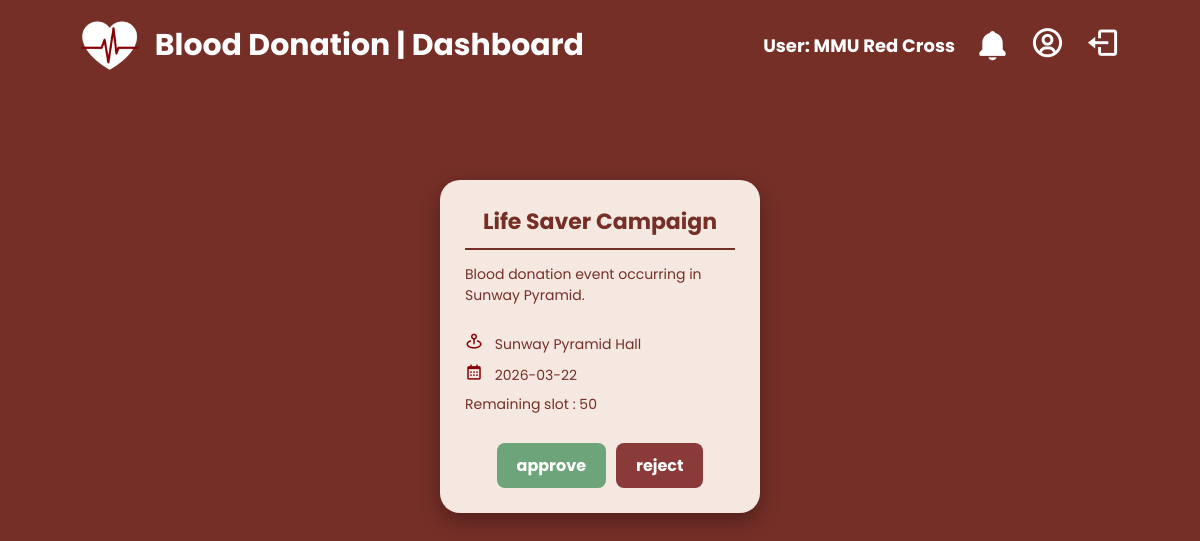
Screenshot of /admin_approval (signed in) with the database file from the repository.
### tables this page shows
CREATE TABLE DonationEvent (
    eventID VARCHAR(20) NOT NULL,
    eventName VARCHAR(100) NOT NULL,
    eventDate DATE NOT NULL,
    eventLocation VARCHAR(20) NOT NULL,
    description VARCHAR(50) NOT NULL,
    userID VARCHAR(20) NOT NULL, -- Links to EventOrganiser 
    availableSlots INT NOT NULL,
    status VARCHAR(15) NOT NULL, -- Pending, Approved, Rejected 
    PRIMARY KEY (eventID),
    FOREIGN KEY (userID) REFERENCES EventOrganiser(userID)
);

### app.py (the view)
@app.route("/admin_approval")
def admin_approval():
    conn = sqlite3.connect("database.db")
    conn.row_factory = sqlite3.Row
    cur = conn.cursor()
    cur.execute("SELECT * FROM DonationEvent WHERE status='Pending'")
    events = cur.fetchall()
    conn.close()
    return render_template(
        "admin_approval.html",
        events=events
    )

### templates/admin_approval.html (shortened to what this page needs)
<!DOCTYPE html>
<html lang="en">
<head>
    <link href='https://unpkg.com/boxicons@2.1.4/css/boxicons.min.css' rel='stylesheet'>
</head>
<body>
    <div class="navbar">
        <div class="navbar-header">
            <img src="/static/logo-heart.png" class="logo-img">
            <a href="{{ url_for('admin_dashboard') }}">Blood Donation | Dashboard</a>
        </div>
        <div class="right-nav">
            <h1>User: {{ session['username'] }}</h1>
            <i class='bx bxs-bell' onclick="toggleNotif()"></i>
            <a href="#"><i class='bx bx-user-circle' style="color:white"></i></a>
            <a href="{{ url_for('login') }}"><i class='bx bx-log-out' style="color:white"></i></a>
        </div>
    </div>
    <div class="main-content">
        <div class="event-container">
            {% for event in events %}
            <div class="event-card">
                <div class="card-top">
                    <h2>{{ event.eventName }}</h2>
                    <div class="line"></div>
                    <p class="desc">{{ event.description }}</p>
                </div>
                <div class="card-middle">
                    <p><i class='bx bx-map-pin'></i> {{ event.eventLocation }}</p>
                    <p><i class='bx bx-calendar'></i> {{ event.eventDate }}</p>
                    <p>Remaining slot : {{ event.availableSlots }}</p>
                </div>
                <div class="action-btns">
                    <a href="{{ url_for('update_status', eventID=event.eventID, action='approve') }}" class="btn-approve">approve</a>
                    <a href="{{ url_for('update_status', eventID=event.eventID, action='reject') }}" class="btn-reject">reject</a>
                </div>
            </div>
            {% endfor %}
        </div>
    </div>
</body>
</html>

### templates/admin_approval.html (style rules this page uses)
* { box-sizing: border-box; font-family: 'Poppins', sans-serif; }
body { margin: 0; background-color: #752f27; scroll-behavior: smooth; }
.navbar { position: fixed; top: 0; width: 100%; height: 90px; background: #752f27; display: flex; justify-content: space-between; align-items: center; padding: 0 80px; z-index: 1000; }
.navbar-header { display: flex; align-items: center; gap: 15px; }
.logo-img { height: 50px; }
.navbar-header a { color: white; font-size: 30px; text-decoration: none; font-weight: 700; }
.right-nav { display: flex; align-items: center; gap: 20px; }
.right-nav h1 { font-size: 18px; color: white; margin: 0; }
.right-nav i { font-size: 35px; cursor: pointer; color: white; transition: 0.3s; }
.main-content { margin-top: 130px; padding: 50px; }
.event-container { display: flex; flex-wrap: wrap; gap: 30px; justify-content: center; }
.event-card { background: #f4e8e1; width: 320px; border-radius: 20px; padding: 25px; display: flex; flex-direction: column; justify-content: space-between; box-shadow: 0 8px 20px rgba(0,0,0,0.3); }
.event-card h2 { color: #752f27; text-align: center; margin: 0; font-size: 22px; }
.line { border-bottom: 2px solid #752f27; margin: 10px 0; }
.desc { color: #752f27; font-size: 14px; margin-bottom: 15px; min-height: 45px; }
.card-middle p { font-size: 14px; color: #752f27; margin: 8px 0; }
.card-middle i { color: #880105; margin-right: 8px; font-size: 18px; }
.action-btns { display: flex; gap: 10px; justify-content: center; margin-top: 20px; }
.btn-approve, .btn-reject { text-decoration: none; padding: 10px 20px; border-radius: 8px; font-weight: 700; color: white; transition: 0.3s; }
.btn-approve { background-color: #6ea47a; }
.btn-reject { background-color: #8b3a3a; }

### rows the page displays
DonationEvent: eventName "Life Saver Campaign", description "Blood donation event occurring in Sunway Pyramid.", eventLocation "Sunway Pyramid Hall", eventDate "2026-03-22", availableSlots "50"

### other values shown
{{ session['username'] }} "MMU Red Cross"
